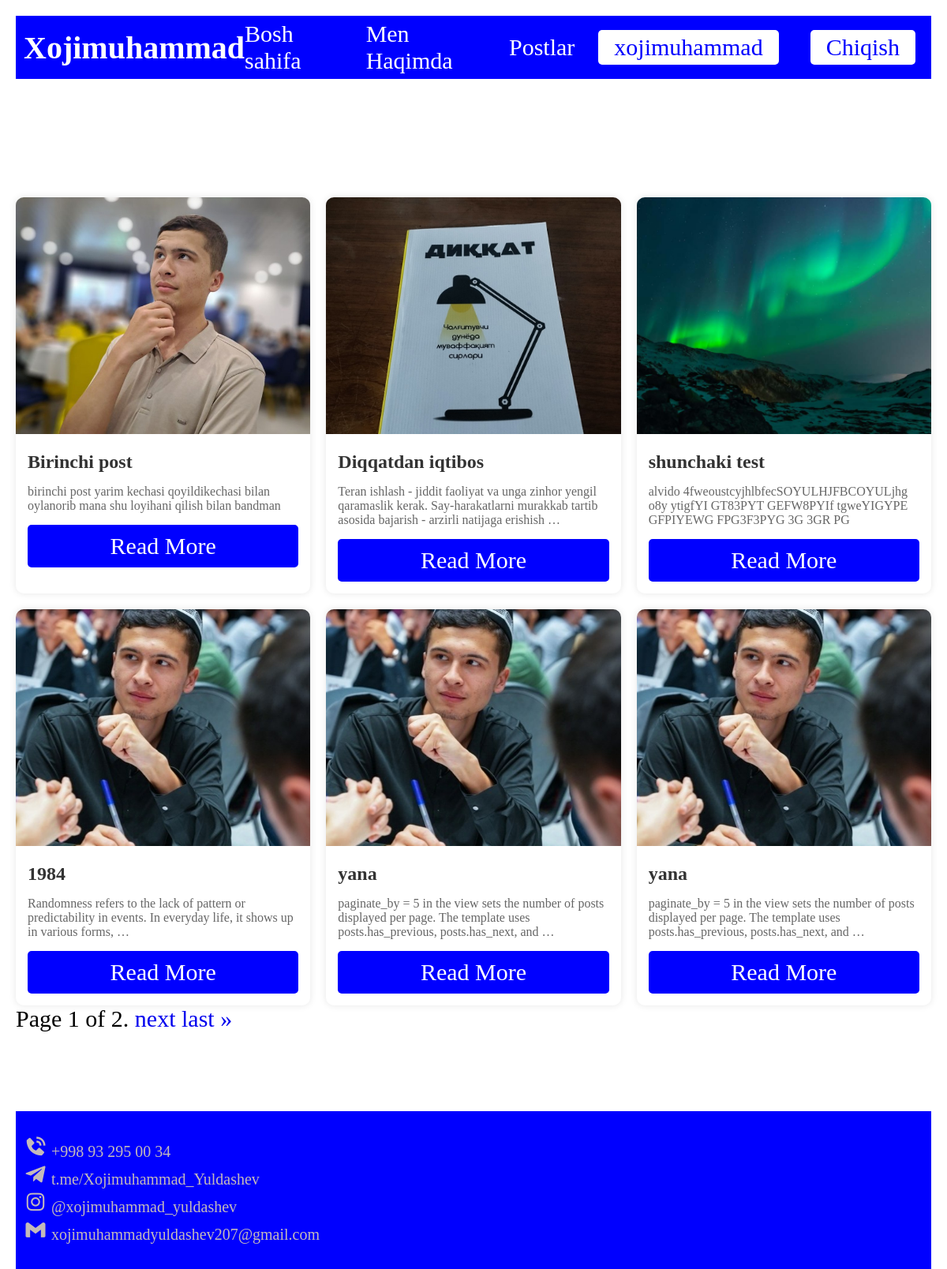
Screenshot of /posts/ (signed in) with the database file from the repository.
### post/models.py (models this page shows, shortened)
class Post(models.Model):
    cover_image = models.ImageField(upload_to="posts/%Y/%m/%d/")
    title = models.CharField(max_length=200)
    description = models.TextField()
    content = models.TextField()
    date_posted = models.DateTimeField(auto_now_add=True)
    author = models.ForeignKey(User, on_delete=models.CASCADE)

### post/views.py (the view)
# urls.py: path("posts/", PostsListView.as_view(), name="posts"),
class PostsListView(ListView):
    model = Post
    template_name = "posts.html"
    context_object_name = "posts"
    ordering = ["-date_posted"]
    paginate_by = 6
    def get_context_data(self, **kwargs):
        context = super().get_context_data(**kwargs)
        page = self.request.GET.get("page")
        posts = Post.objects.all()
        paginator = Paginator(posts, self.paginate_by)
        try:
            posts = paginator.page(page)
        except PageNotAnInteger:
            posts = paginator.page(1)
        except EmptyPage:
            posts = paginator.page(paginator.num_pages)
        context["posts"] = posts
        context["page"] = page
        return context

### templates/posts.html (shortened to what this page needs)
{% extends 'base.html' %}
{% load static %}
{% block content %}
    <main class="home_main">
        <section class="posts">
            {% for post in posts %}
                <div class="post-card">
                    <img src="{{ post.cover_image.url }}" alt="Post Image">
                    <h3>{{ post.title }}</h3>
                    <p>{{ post.content|truncatewords:20 }}</p>
                    <a href="{% url 'post-detail' post.pk %}">Read More</a>
                </div>
                 {% empty %}
                    <li>No posts available.</li>
            {% endfor %}
        </section>
    </main>
     <div class="pagination">
    <span class="step-links">
        <span class="current">
            Page {{ posts.number }} of {{ posts.paginator.num_pages }}.
        </span>
        {% if posts.has_next %}
            <a href="?page={{ posts.next_page_number }}">next</a>
            <a href="?page={{ posts.paginator.num_pages }}">last &raquo;</a>
        {% endif %}
    </span>
            </div>
{% endblock %}

### templates/base.html (shortened to what this page needs)
{% load static %}
<!DOCTYPE html>
<html lang="en">
<head>
    <link rel="stylesheet" href="{% static "css/home.css" %}">
    <link rel="stylesheet" href="{% static "css/about.css" %}">
    <link href='https://unpkg.com/boxicons@2.1.4/css/boxicons.min.css' rel='stylesheet'>
    <link href='https://unpkg.com/boxicons@2.1.4/css/boxicons.min.css' rel='stylesheet'>
</head>
<body>
    <div class="container">
        <header>
            <nav>
                <h1>Xojimuhammad</h1>
                <ul class="nav-links">
                    <li><a href="{% url 'home' %}">Bosh sahifa</a></li>
                    <li><a href="{% url 'about' %}">Men Haqimda</a></li>
                    {% if user.is_authenticated %}
                    <li><a href="{% url 'posts' %}">Postlar</a></li>
                    <li><a class="btn" href="">{{ user.username }}</a></li>
                    <li><a class="btn" href="{% url 'logout' %}">Chiqish</a></li>
                    {% else %}
                    <li><a class="btn" href="{% url 'login' %}">Kirish</a></li>
                    <li><a class="btn" href="{% url 'register' %}">Ro'yhatdan o'tish</a></li>
                    {% endif %}
                </ul>
            </nav>
        </header>
    {% block content %}
    {% endblock %}
    <footer>
            <ul>
                <li><a href=""><i class='bx bxs-phone-call' ></i>   +998 93 295 00 34</a></li>
                <li><a href="https://t.me/Xojimuhammad_Yuldashev"><i class='bx bxl-telegram'></i>  t.me/Xojimuhammad_Yuldashev</a></li>
                <li><a href="https://www.instagram.com/xojimuhammad_yuldashev/"><i class='bx bxl-instagram' ></i> @xojimuhammad_yuldashev</a></li>
                <li><a href=""><i class='bx bxl-gmail' ></i>    xojimuhammadyuldashev207@gmail.com</a></li>
            </ul>
        </footer>
    </div>
</body>
</html>

### static/css/home.css (style rules this page uses)
* { margin: 0; padding: 0; box-sizing: border-box; font-size: 30px; list-style: none; text-decoration: none; }
.container { width: 100%; margin: 0 auto; padding: 0 20px; }
header nav { display: flex; align-items: center; justify-content: space-between; background-color: blue; height: 80px; padding: 0 10px; margin-top: 20px; }
header nav ul { display: flex; align-items: center; list-style: none; gap: 30px; }
header nav h1 { color: #fff; font-size: 40px; }
header nav ul li a { text-decoration: none; color: #fff; }
header nav ul li .btn { background-color: #fff; color: blue; padding: 5px 20px; border-radius: 5px; }
.home_main { display: flex; align-items: center; justify-content: center; gap: 50px; margin-top: 100px; }
footer { background-color: blue; height: 200px; display: grid; align-items: center; padding: 0 10px; margin-top: 100px; }
h1 { color: green; }
footer ul li a { color: #c4baba; font-size: 20px; }
.posts { display: grid; grid-template-columns: repeat(3, 1fr); gap: 20px; margin-top: 50px; }
.post-card { background-color: white; border-radius: 10px; box-shadow: 0 0 10px rgba(0, 0, 0, 0.1); overflow: hidden; transition: transform 0.3s ease-in-out; }
.post-card img { width: 100%; height: 300px; object-fit: cover; }
.post-card h3 { margin: 15px; font-size: 24px; color: #333; }
.post-card p { margin: 0 15px 15px; font-size: 16px; color: #666; }
.post-card a { display: block; margin: 15px; padding: 10px 15px; background-color: blue; color: white; text-align: center; text-decoration: none; border-radius: 5px; transition: background-color 0.3s ease-in-out; }
.btn { display: inline-block; padding: 10px 15px; background-color: blue; color: white; text-decoration: none; border-radius: 8px; margin-right: 10px; }

### rows the page displays
Post: cover_image (picture), title "Birinchi post", content "birinchi post yarim kechasi qoyildikechasi bilan oylanorib mana shu loyihani qilish bilan bandman"
Post: cover_image (picture), title "Diqqatdan iqtibos", content "Teran ishlash - jiddit faoliyat va unga zinhor yengil qaramaslik kerak. Say-harakatlarni murakkab tartib asosida bajarish - arzirli natijaga erishish …"
Post: cover_image (picture), title "shunchaki test", content "alvido 4fweoustcyjhlbfecSOYULHJFBCOYULjhg o8y ytigfYI GT83PYT GEFW8PYIf tgweYIGYPE GFPIYEWG FPG3F3PYG 3G 3GR PG"
Post: cover_image (picture), title "1984", content "Randomness refers to the lack of pattern or predictability in events. In everyday life, it shows up in various forms, …"
Post: cover_image (picture), title "yana", content "paginate_by = 5 in the view sets the number of posts displayed per page. The template uses posts.has_previous, posts.has_next, and …"
Post: cover_image (picture), title "yana", content "paginate_by = 5 in the view sets the number of posts displayed per page. The template uses posts.has_previous, posts.has_next, and …"

### other values shown
{{ user.username }} "xojimuhammad"
{{ posts.number }} "1"
{{ posts.paginator.num_pages }} "2"
